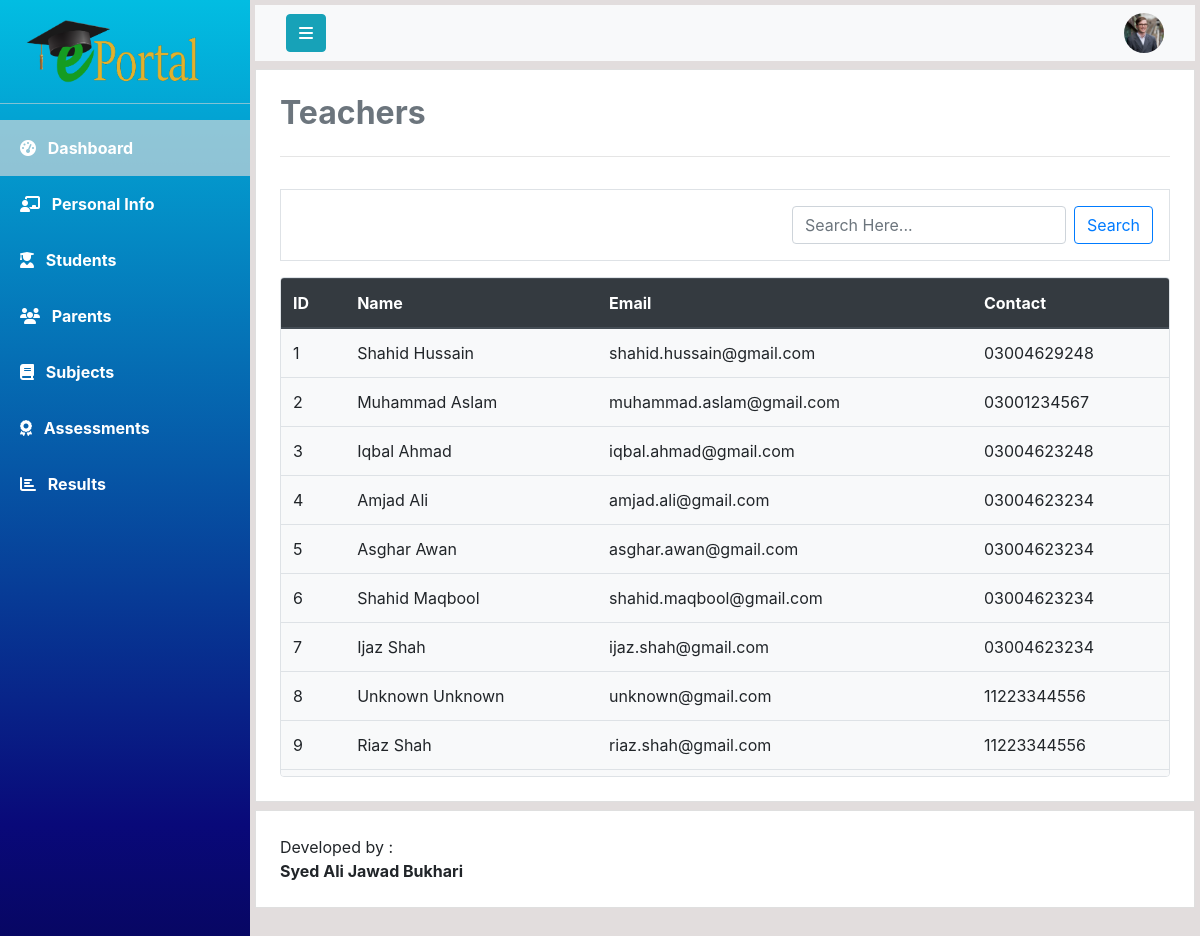
The app's page /php/parents_info.php with its own data.
### tables this page shows
CREATE TABLE `parents` (
  `parent_id` int(11) NOT NULL,
  `first_name` varchar(20) DEFAULT NULL,
  `last_name` varchar(20) DEFAULT NULL,
  `mobile_number` varchar(11) DEFAULT NULL,
  `cnic` varchar(13) DEFAULT NULL,
  `email` varchar(30) DEFAULT NULL,
  `address` varchar(100) DEFAULT NULL,
  `occupation` varchar(30) DEFAULT NULL,
  `designation` varchar(30) DEFAULT NULL
);

### php/parents_info.php (the view, shortened to what this page needs)
<!DOCTYPE html>
<html lang="en">
<head>
    <?php include 'links.php'; ?>
</head>
<body>
    <?php include 'DBManager.php' ?>
    <div class="wrapper">
        <nav id="sidebar">
            <a href="#" id="logo-container">
                <img class="mt-3 ml-4" src="../assets/logo/logo1.png" alt="Logo" width="180">
            </a>
            <hr class="my-3 sidebar-separator" style="background-color: rgba(255, 255, 255, 0.562);">
            <ul>
                <li><a class="nav-link text-white font-weight-bold px-3 py-3 active">
                        <i class="fas fa-tachometer-alt ml-1 mr-2"></i>
                        Dashboard
                    </a>
                </li>
                <li><a class="nav-link text-white font-weight-bold px-3 py-3" href="teacher_info.php?id=<?php echo $teacherID;?>">
                        <i class="fas fa-chalkboard-teacher ml-1 mr-2"></i>
                        Personal Info
                    </a>
                </li>
                <li><a class="nav-link text-white font-weight-bold px-3 py-3" href="manage_students.php">
                        <i class="fas fa-user-graduate ml-1 mr-2"></i>
                        Students
                    </a>
                </li>
                <li><a class="nav-link text-white font-weight-bold px-3 py-3" href="parents_info.php">
                        <i class="fa fa-group ml-1 mr-2"></i>
                        Parents
                    </a>
                </li>
                <li><a class="nav-link text-white font-weight-bold px-3 py-3" href="#">
                        <i class="fas fa-book ml-1 mr-2"></i>
                        Subjects
                    </a>
                </li>
                <li><a class="nav-link text-white font-weight-bold px-3 py-3" href="#">
                        <i class="fas fa-award ml-1 mr-2"></i>
                        Assessments
                    </a>
                </li>
                <li><a class="nav-link text-white font-weight-bold px-3 py-3" href="#">
                        <i class="fa fa-chart-bar ml-1 mr-2"></i>
                        Results
                    </a>
                </li>
            </ul>
        </nav>
        <div id="content" class="overflow-auto">
            <nav class="navbar mb-2 navbar-light bg-light mb-2">
                <div class="container-fluid">
                    <div class="navbar-header">
                        <button type="button" id="sidebar-toggle" onclick="hideSidebar()"
                            class="btn btn-info navbar-btn mr-auto">
                            <i class="fa fa-bars" aria-hidden="true"></i>
                        </button>
                    </div>
                    <a class="text-decoration-none">
                        <img src="../assets/user-profile.jpg" id="user-profile" onclick="showDropdown()" width="40"
                            height="40" class="rounded-circle ml-auto" alt="">
                    </a>
                </div>
            </nav>
            <div class="card bg-white mb-2 p-4 rounded-0" id="content-wrapper">
                <h2 class="main-heading text-secondary"><b>Teachers</b></h2>
                <hr class="divider py-2">
                <div class="clearfix class-container p-3 border mb-3">
                    <form action="#" method="GET" class="form-inline ml-auto float-right">
                        <input class="form-control mr-sm-2" type="search" placeholder="Search Here..." aria-label="Search" onkeyup="myFunction()" id="search-keyword">
                        <button class="btn btn-outline-primary my-2 my-sm-0" onclick="validateSearch()" type="submit"
                            name="search">Search</button>
                    </form>
                </div>
                <div class="card table-container overflow-auto bg-light border">
                    <table class="table table-responsive-lg table-responsive-md table-responsive-sm table-hover" id="table">
                        <thead class="thead-dark">
                            <tr>
                                <th>ID</th>
                                <th>Name</th>
                                <th>Email</th>
                                <th>Contact</th>
                            </tr>
                        </thead>
                        <tbody>
                            <?php
                                $query = "SELECT * from Parents";
                                $result = mysqli_query($connection,$query);
                                $noOfRows = mysqli_num_rows($result);
                                if($noOfRows>0){
                                    while($parent = mysqli_fetch_array($result)){  ?>
                            <tr>
                                <td><?php echo $parent['parent_id']; ?></td>
                                <td><?php echo $parent['first_name']." ".$parent['last_name']; ?></td>
                                <td><?php echo $parent['email']; ?></td>
                                <td><?php echo $parent['mobile_number']; ?></td>
                            </tr>
                            <?php
                                    }
                                }
                            ?>
                        </tbody>
                    </table>
                </div>
            </div>
            <div class="card p-4 bg-white rounded-0" id="footer">
                Developed by : <b>Syed Ali Jawad Bukhari</b>
            </div>
        </div>
    </div>
</body>
</html>

### css/style.css (style rules this page uses)
* { padding: 0; margin: 0; box-sizing: border-box; }
.wrapper { display: flex; align-items: stretch; background-color: rgb(226, 221, 221); max-height: 100vh; }
#sidebar { width: 250px; height: 100%; position: fixed; top: 0; left: 0; background-color: #30336b; background: rgb(2,0,36); background: linear-gradient(360deg, rgba(2,0,36,1) 0%, rgba(9,9,121,1) 35%, rgb(2, 189, 226)100%); transition: all 1s; }
#sidebar .active { background-color: rgba(219, 219, 219, 0.651); }
#content { width: 100%; height: 100vh; padding: 5px; margin-left: 250px; overflow-x: hidden; transition: all 1s; }
#dropdown a { text-decoration: none; }
.table-container { height: 500px; }

### records on screen
parents: parent_id "1", first_name "Shahid", last_name "Hussain", email "shahid.hussain@gmail.com", mobile_number "03004629248"
parents: parent_id "2", first_name "Muhammad", last_name "Aslam", email "muhammad.aslam@gmail.com", mobile_number "03001234567"
parents: parent_id "3", first_name "Iqbal", last_name "Ahmad", email "iqbal.ahmad@gmail.com", mobile_number "03004623248"
parents: parent_id "4", first_name "Amjad", last_name "Ali", email "amjad.ali@gmail.com", mobile_number "03004623234"
parents: parent_id "5", first_name "Asghar", last_name "Awan", email "asghar.awan@gmail.com", mobile_number "03004623234"
parents: parent_id "6", first_name "Shahid", last_name "Maqbool", email "shahid.maqbool@gmail.com", mobile_number "03004623234"
parents: parent_id "7", first_name "Ijaz", last_name "Shah", email "ijaz.shah@gmail.com", mobile_number "03004623234"
parents: parent_id "8", first_name "Unknown", last_name "Unknown", email "unknown@gmail.com", mobile_number "11223344556"
parents: parent_id "9", first_name "Riaz", last_name "Shah", email "riaz.shah@gmail.com", mobile_number "11223344556"
